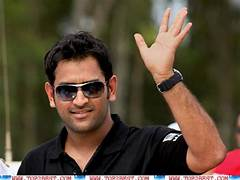
#> input picture face.jpeg, 240 x 180 px, given in place of dhoni.jpeg, which was not available
$ jupyter execute image_preprocessing.ipynb
#> lines starting #> are read from the running program, lines starting #| are printed output that depends on the picture; pictures that were not available may be replaced by others from this repository, and a replacement may not be noted
[cell 1]
import cv2
import numpy as np
from matplotlib import pyplot as plt

from scipy import ndimage

[cell 2]
import os

[cell 3]
os.listdir()

[cell 4]
img = cv2.imread("dhoni.jpeg")
#> img is the input picture: shape (180, 240, 3); mean B, G, R 52.6, 71, 86.1

[cell 5]
img_gray = cv2.cvtColor(img, cv2.COLOR_BGR2GRAY)
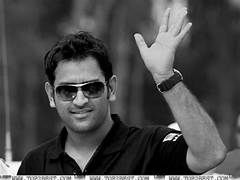
#> img_gray: shape (180, 240); min 0, max 255, mean 73.4

[cell 6]
plt.imshow(img_gray, cmap="gray")

[cell 7]
cv2.imshow("GRAYSCALE",img_gray)

[cell 8]
flipped = np.flipud(img_gray)
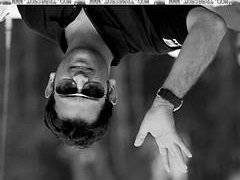
#> flipped: shape (180, 240); min 0, max 255, mean 73.4

[cell 9]
plt.imshow(flipped, cmap = 'gray')

[cell 10]
flip_lr = np.fliplr(img_gray)
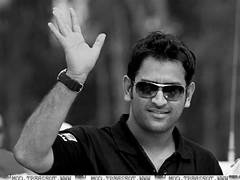
#> flip_lr: shape (180, 240); min 0, max 255, mean 73.4

[cell 11]
plt.imshow(flip_lr, cmap = 'gray')

[cell 12]
rot_pic = ndimage.rotate(img_gray,45)
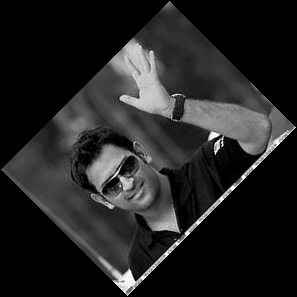
#> rot_pic: shape (297, 297); min 0, max 255, mean 35.3

[cell 13]
plt.imshow(rot_pic, cmap = 'gray')

[cell 14]
gauss_pic = ndimage.gaussian_filter(img_gray, 5)
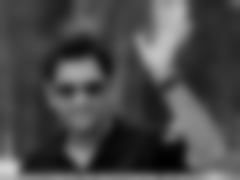
#> gauss_pic: shape (180, 240); min 1, max 210, mean 72.4

[cell 15]
plt.imshow(gauss_pic, cmap = 'gray')

[cell 16]
neg = 255 - gauss_pic
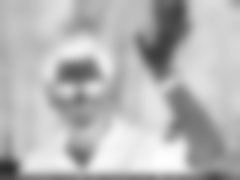
#> neg: shape (180, 240); min 45, max 254, mean 182.6

[cell 17]
plt.imshow(neg, cmap = 'gray')

[cell 18]
negative = 255 - img_gray
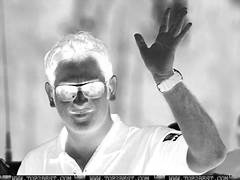
#> negative: shape (180, 240); min 0, max 255, mean 181.6
